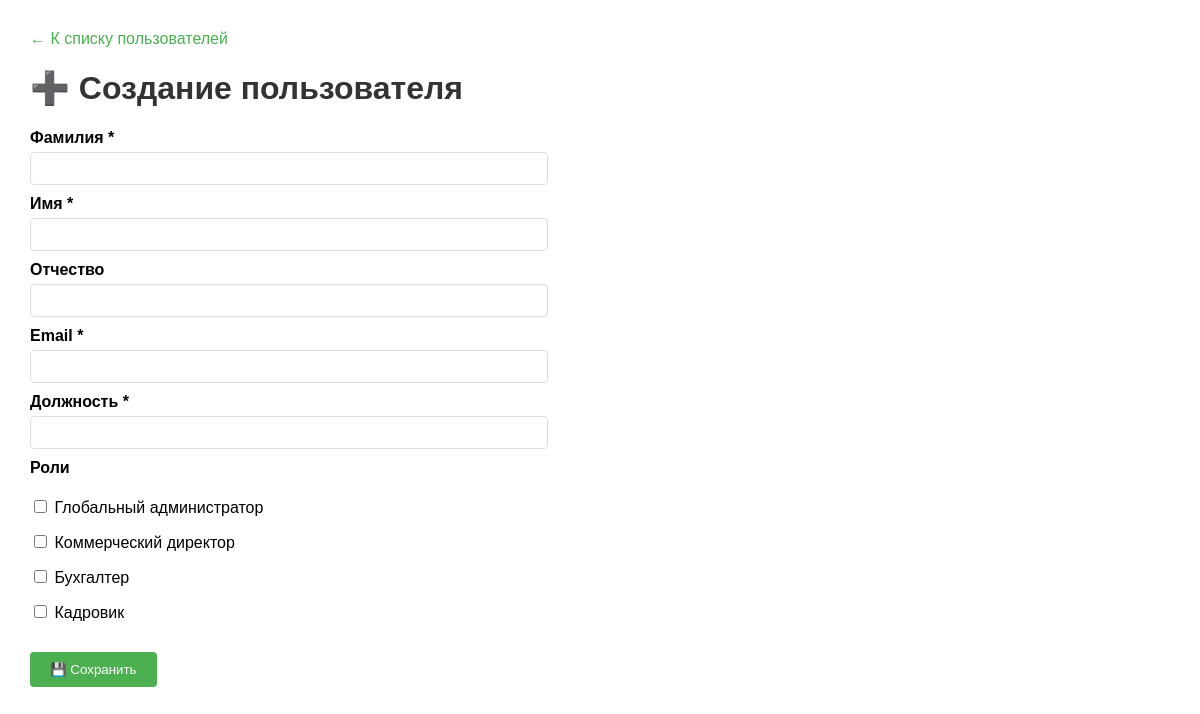
The app's page /user_edit.php (signed in) with its own data.
### tables this page shows
CREATE TABLE roles (
    id INTEGER PRIMARY KEY AUTOINCREMENT,
    name TEXT NOT NULL UNIQUE
);

### user_edit.php (the view, shortened to what this page needs)
<?php
require_once 'config.php';
$editId = isset($_GET['id']) ? (int)$_GET['id'] : 0;
$allRoles = $db->query("SELECT * FROM roles")->fetchAll();
$user = null;
$userRoles = [];
?>
<!DOCTYPE html>
<html lang="ru">
<head>
</head>
<body>
    <div class="back">
        <a href="users.php">← К списку пользователей</a>
    </div>
    <h1><?= $editId ? '✏️ Редактирование' : '➕ Создание' ?> пользователя</h1>
    <form method="POST">
        <label>Фамилия *</label>
        <input type="text" name="last_name" value="<?= htmlspecialchars($user['last_name'] ?? '') ?>" required>
        <label>Имя *</label>
        <input type="text" name="first_name" value="<?= htmlspecialchars($user['first_name'] ?? '') ?>" required>
        <label>Отчество</label>
        <input type="text" name="middle_name" value="<?= htmlspecialchars($user['middle_name'] ?? '') ?>">
        <label>Email *</label>
        <input type="email" name="email" value="<?= htmlspecialchars($user['email'] ?? '') ?>" required>
        <label>Должность *</label>
        <input type="text" name="position" value="<?= htmlspecialchars($user['position'] ?? '') ?>" required>
        <label>Роли</label>
        <div class="roles">
            <?php foreach ($allRoles as $role): ?>
                <label>
                    <input type="checkbox" name="roles[]" value="<?= $role['id'] ?>"
                        <?= in_array($role['id'], $userRoles) ? 'checked' : '' ?>>
                    <?= htmlspecialchars($role['name']) ?>
                </label><br>
            <?php endforeach; ?>
        </div>
        <button type="submit">💾 Сохранить</button>
    </form>
</body>
</html>

### user_edit.php (style rules this page uses)
body { font-family: Arial, sans-serif; margin: 30px; }
h1 { color: #333; }
form { max-width: 500px; }
label { display: block; margin: 10px 0 5px; font-weight: bold; }
input[type="text"], input[type="email"] { width: 100%; padding: 8px; border: 1px solid #ddd; border-radius: 4px; }
.roles { margin: 10px 0; }
.roles label { display: inline-block; margin-right: 15px; font-weight: normal; }
button { background: #4CAF50; color: white; padding: 10px 20px; border: none; border-radius: 4px; cursor: pointer; margin-top: 15px; }
.back { margin-bottom: 20px; }
.back a { color: #4CAF50; text-decoration: none; }

### records on screen
roles: name "Глобальный администратор"
roles: name "Коммерческий директор"
roles: name "Бухгалтер"
roles: name "Кадровик"
